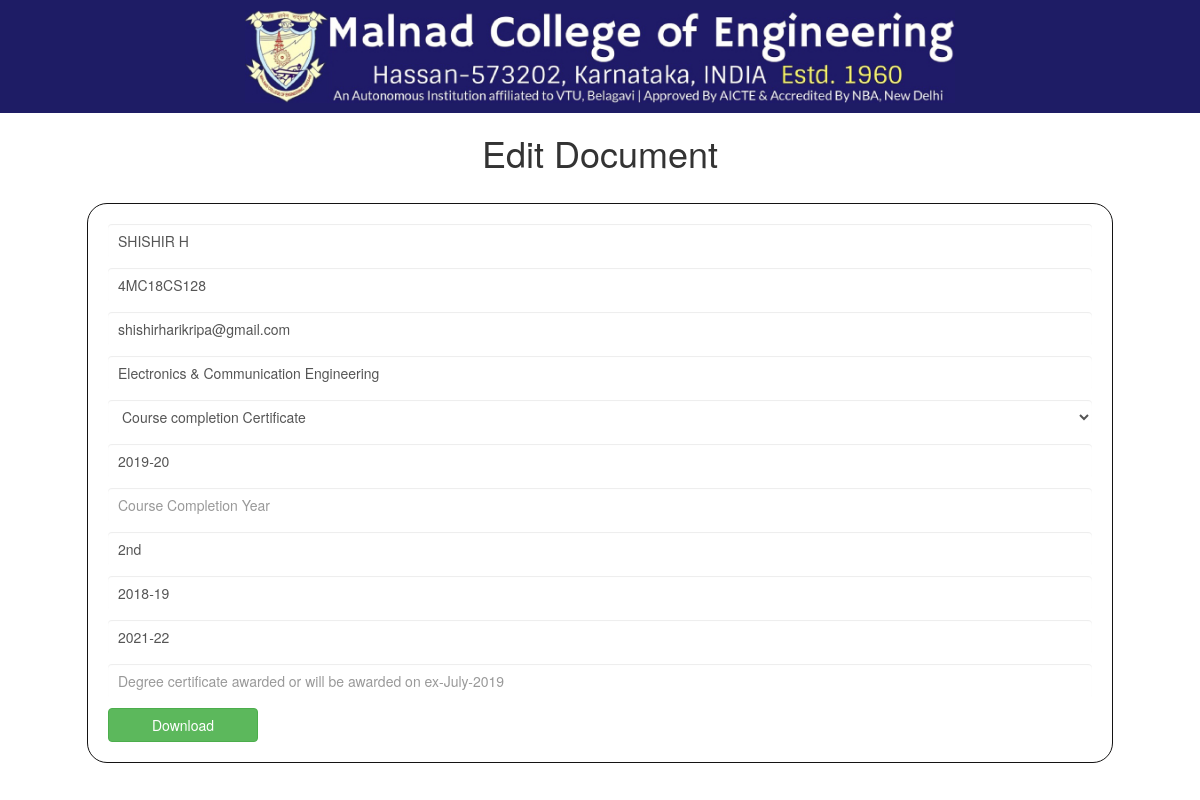
/php/edit_page.php?id=4, run on the app's committed database.
### tables this page shows
CREATE TABLE `student_data` (
  `id` int(11) NOT NULL,
  `name` varchar(255) NOT NULL,
  `usn` varchar(255) NOT NULL,
  `email` varchar(255) NOT NULL,
  `branch` varchar(255) NOT NULL,
  `doc_type` int(50) NOT NULL,
  `document_name` varchar(255) NOT NULL,
  `cur_ac_year` varchar(255) NOT NULL,
  `cou_comp_year` varchar(255) NOT NULL,
  `year` varchar(255) NOT NULL,
  `start_year` varchar(255) NOT NULL,
  `completion_year` varchar(255) NOT NULL,
  `sem` varchar(255) NOT NULL,
  `college` varchar(255) NOT NULL,
  `sem1` varchar(255) NOT NULL,
  `sem2` varchar(255) NOT NULL,
  `sem3` varchar(255) NOT NULL,
  `sem4` varchar(255) NOT NULL,
  `sem5` varchar(255) NOT NULL,
  `sem6` varchar(255) NOT NULL,
  `sem7` varchar(255) NOT NULL,
  `sem8` varchar(255) NOT NULL,
  `date` varchar(255) NOT NULL
);

### php/dbOps.php (called while the page is built, shortened)
<?php
include './config.php';
class Mysql extends Dbconfig    {
    public $connectionString;
        protected $databaseName;
        protected $userName;
        protected $passCode;
    function Mysql()    {
        $this -> connectionString = NULL;
                $dbPara = new Dbconfig();
                $this -> databaseName = $dbPara -> dbName;
                $this -> userName = $dbPara -> userName;
                $this -> passCode = $dbPara ->passCode;
    }
    function dbConnect()    {
        $this -> connectionString = mysqli_connect($this -> serverName,$this -> userName,$this -> passCode);
        mysqli_select_db($this -> connectionString,$this -> databaseName);
        return $this -> connectionString;
    }
    function selectFreeRun($query)  {
        $this -> dataSet = mysqli_query($this -> connectionString,$query);
        return $this -> dataSet;
    }
    }
?>

### php/config.php (called while the page is built, shortened)
<?php
class Dbconfig {
    function Dbconfig() {
        $this -> serverName = 'localhost';
        $this -> userName = 'root';
        $this -> passCode = '';
        $this -> dbName = 'mce_cert';
    }
}
?>

### php/edit_page.php (the view, shortened to what this page needs)
<?php
    require_once './dbOps.php';
    $sql = new Mysql();
    if(isset($_GET['id'])){
        $id = $_GET['id'];
    }elseif(isset($_POST['id'])){
        $id = $_POST['id'];
    };
    $query = "SELECT * FROM student_data WHERE id = $id";
    $res = $sql->selectFreeRun($query);
    while ($row = $res->fetch_assoc()) {
        $name = $row['name'];
        $usn = $row['usn'];
        $email = $row['email'];
        $branch = $row['branch'];
        $document = $row['doc_type'];
        $reqstdDoc = $row['document_name'];
        $cur_ac_year = $row['cur_ac_year'];
        $cou_comp_year  = $row['cou_comp_year'];
        $year = $row['year'];
        $start_year = $row['start_year'];
        $completion_year = $row['completion_year'];
    }
?>
<!DOCTYPE html>
<html lang="en">
<head>
    <link rel="stylesheet" href="https://maxcdn.bootstrapcdn.com/bootstrap/3.4.0/css/bootstrap.min.css">
    <link rel="stylesheet" href="../styles/style.css">
</head>
<body>
    <div class="header">
        <img src="../assets/header.jpg" alt="header">
    </div>
    <div class="sub-header">
        <h1>Edit Document</h1>
    </div>
    <div class="container mt-10">
        <form action="./make_pdf.php" method="post" id="form" class="form" style = "width:90%">
             <input type="text" placeholder="Full Name" name="name" class="form-control" id="fullname" onkeyup="this.value = this.value.toUpperCase();" value ="<?php echo  $name ?>" required>
            <input type="text" placeholder="USN"  name="usn" class="form-control" id="CAP-USN" maxlength="10" onkeyup="this.value = this.value.toUpperCase();" pattern = "^4MC[0-9]{2}[A-Za-z]{2}[0-9]{3}$"  value ="<?php echo  $usn ?>" required>
            <input type="text" placeholder="Email" name="mailId" class="form-control" pattern="[a-z0-9._%+-]+@[a-z0-9.-]+\.[a-z]{2,3}$" value ="<?php echo  $email ?>" required>
            <input type="text" placeholder="Branch" name="branch" class="form-control" value ="<?php echo  $branch ?>" required>
            <select class="form-control" name="document" id = "doc">
              <option value="<?php echo "$document" ?>" hidden selected><?php echo $reqstdDoc ?></option>
          </select>
          <input type="text" placeholder="Current Academic Year Ex. 2019-20" name="curAcYear" class="form-control" id="curAcYear" pattern="^[1-9][0-9]{3}-[0-9]{2}$" value ="<?php echo  $cur_ac_year ?>">
          <input type="text" placeholder="Course Completion Year" name="courseCompYear" class="form-control" id="courseCompYear" value ="<?php echo  $cou_comp_year ?>">
          <input type="text" placeholder="Year Ex. 1st,2nd,3rd,4th" name="year" class="form-control" id="year" pattern="^(1st|2nd|3rd|4th)$" value ="<?php echo  $year ?>">
          <input  type="text" placeholder="From Academic Year ex : 2018-19" name="startYear" class="form-control" id="startYear"  pattern="^[1-9][0-9]{3}-[0-9]{2}$" value ="<?php echo  $start_year ?>">
          <input type="text" placeholder="To Academic Year ex : 2021-22" name="completionYear" class="form-control" id="completionYear" pattern="^[1-9][0-9]{3}-[0-9]{2}$" value ="<?php echo  $completion_year ?>">
          <input type="text" style="display:none;" placeholder="Degree certificate awarded or will be awarded on ex-July-2019 " name="degree_awarded_on" class="form-control" id="deg_awarded_on">
        <button  class="btn btn-success" type="submit" name="download" id="btn_sbt">Download</button>
        </form>
    </div>
</body>
</html>

### styles/style.css (style rules this page uses)
* { margin: 0; padding: 0; box-sizing: border-box; }
.header { width: 100%; background-color:rgb(30,28,101); }
.header img { display: block; margin: 0 auto; padding: 1rem 0.5rem; width: 60%; height: auto; }
h1 { text-align: center; }
.form-control { margin-bottom: 1rem; padding: 0.5rem 1rem; border:none; width: 100%; }
.btn { margin: 2rem auto; width: 15rem; }
.form { border: 0.02rem solid rgb(20, 19, 19); border-radius: 2rem; padding: 2rem; width: 40%; margin: 2rem auto; overflow: hidden; }
.btn { margin: 0; }
#fullname { text-transform: uppercase; }
#CAP-USN { text-transform: uppercase; }

### data on the page
student_data: name "SHISHIR H", usn "4MC18CS128", mailId "shishirharikripa@gmail.com", branch "Electronics & Communication Engineering", document "Course completion Certificate", curAcYear "2019-20", year "2nd", startYear "2018-19", completionYear "2021-22"
